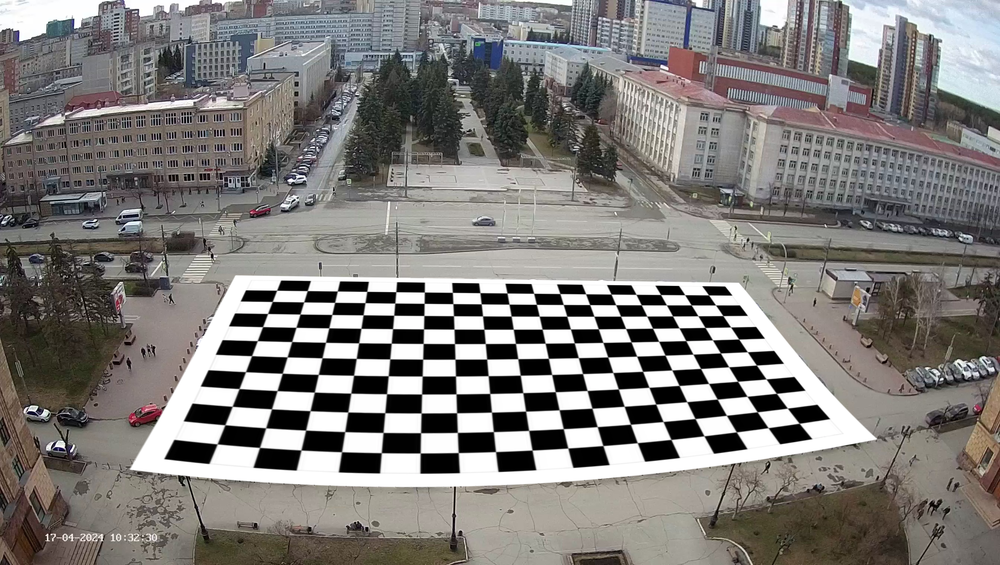
#> input picture result_images/full_big_chess.png, 1000 x 565 px, shrunk from 2688 x 1520 before the run
$ python calibration.py
#> lines starting #> are read from the running program, lines starting #| are printed output that depends on the picture; after the words box and inside, x2 and y2 are one past the last pixel; in counts of white or black regions, pixels touching at a corner belong together; long printed decimals are rounded
import numpy as np
import cv2
import glob

# Ширина и высота шахматной доски (в количестве внутренних углов)
board_width = 17
board_height = 11


board_size = (board_width, board_height)

# Создание массива для хранения углов доски в каждом изображении
obj_points = []  # 3D координаты углов в мировой системе координат
img_points = []  # 2D координаты углов на изображении

# Генерация координат углов шахматной доски
objp = np.zeros((board_height*board_width, 3), np.float32)
objp[:, :2] = np.mgrid[0:board_width, 0:board_height].T.reshape(-1, 2)

# Загрузка изображений с шахматными досками
images = glob.glob('result_images/full_big_chess.png')

for fname in images:
    img = cv2.imread(fname)
#> img is the input picture: shape (565, 1000, 3); mean B, G, R 121.8, 124.2, 127
    gray = cv2.cvtColor(img, cv2.COLOR_BGR2GRAY)
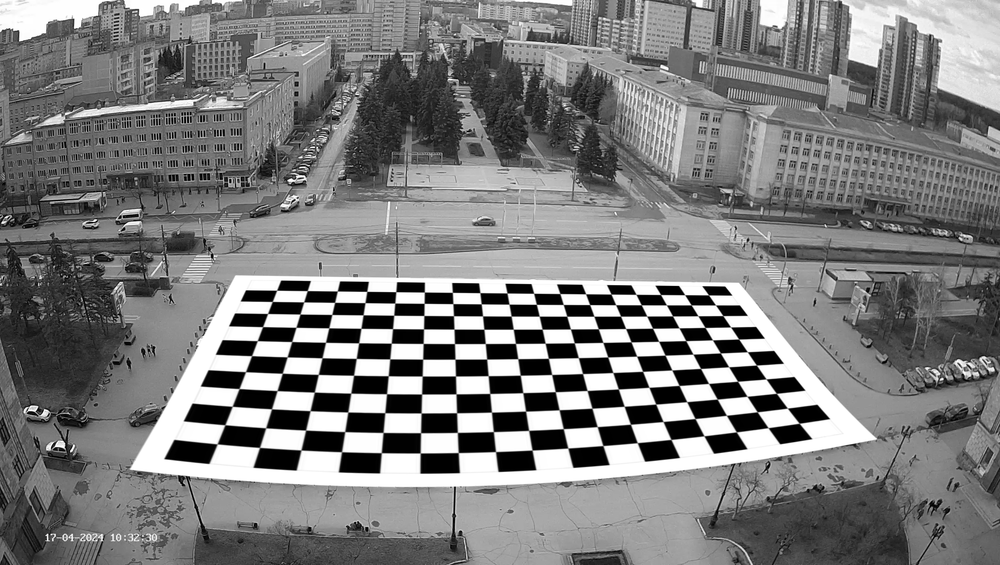
#> gray: shape (565, 1000); min 0, max 255, mean 124.8

    # Поиск углов шахматной доски
    ret, corners = cv2.findChessboardCorners(gray, board_size, None)
#> ret = True; corners = 187 rows, first 8: [276.6, 290.3], [307.2, 290.6], [337.3, 290.9], [366.8, 291.4], [395.7, 291.7], [424.4, 292], [452.4, 292.4], [479.9, 292.6]

    # Если углы найдены, добавляем их в массив
    if ret == True:
        obj_points.append(objp)
        img_points.append(corners)

        # Отображаем углы на изображении
        img = cv2.drawChessboardCorners(img, board_size, corners, ret)
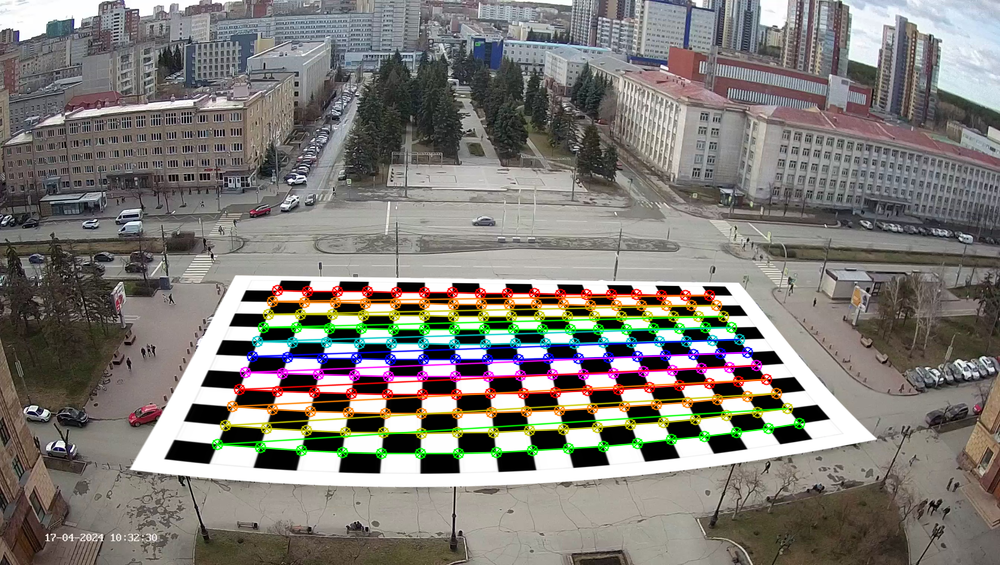
#> img: shape (565, 1000, 3); 7.17% of pixels changed, all inside (x1, y1, x2, y2) = (211, 284, 806, 460)
        cv2.imshow('img', img)
        if cv2.waitKey() & 0xFF == ord("q"):
#> (key q is pressed here)
            break

cv2.destroyAllWindows()

# Калибровка камеры
ret, camera_matrix, distortion_coeffs, rvecs, tvecs = cv2.calibrateCamera(obj_points, img_points, gray.shape[::-1], None, None)
#> ret = 1.28; camera_matrix = [[806.9, 0, 533.5], [0, 757.5, 226.5], [0, 0, 1]]; distortion_coeffs = [[0.475, -3.37, -0.094, -0.0386, 6.19]]; rvecs = ([-1.17, -0.121, -0.054],); tvecs = ([-8.93, 2.56, 29.26],)

# Вывод результатов калибровки
print("Camera Matrix:")
print(np.int32(camera_matrix))
#| [[806   0 533]
#|  [  0 757 226]
#|  [  0   0   1]]
print("\nDistortion Coefficients:")
print(distortion_coeffs)
#| [[ 0.4746 -3.372 -0.09401 -0.03857  6.192]]
